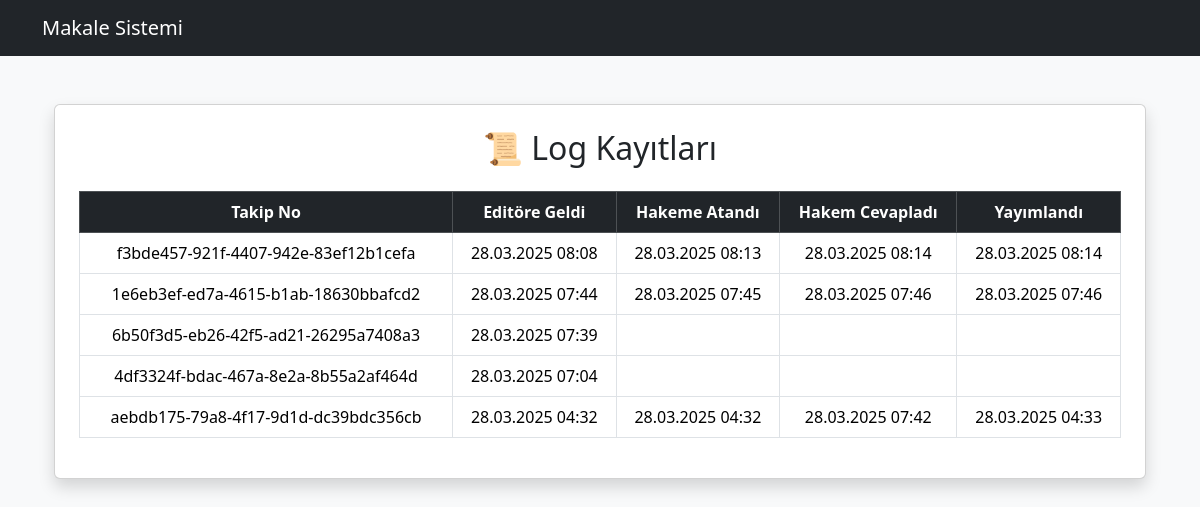
Page /log-kayitlari/ on the earlier database version.
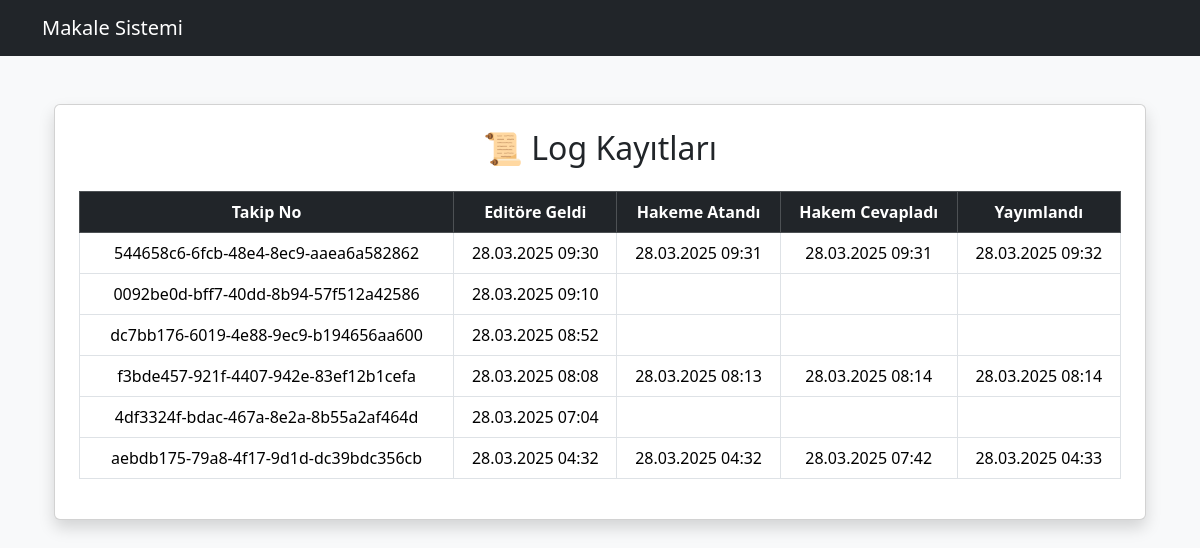
Same page on the later database version.
### makale/models.py (models this page shows, shortened)
class Makale(models.Model):
    takip_numarasi = models.UUIDField(default=uuid.uuid4, editable=False, unique=True)
    eposta = models.EmailField()
    dosya = models.FileField(upload_to='makaleler/')
    yuklenme_tarihi = models.DateTimeField(auto_now_add=True)
    revize_dosya = models.FileField(upload_to='revizeler/', null=True, blank=True)
    revize_hakeme_atildi = models.BooleanField(default=False)
    durum = models.CharField(max_length=50, default="Yüklendi")  # Örn: Yüklendi, İnceleniyor, Kabul, Reddedildi
    anonim_dosya = models.FileField(upload_to='anonim/', null=True, blank=True)
    mesaj = models.TextField(null=True, blank=True)
    mesaj_gonderen = models.CharField(max_length=20, null=True, blank=True)
    keywords = models.CharField(max_length=500, blank=True, null=True)
    yorumlu_pdf = models.FileField(upload_to='yorumlu/', blank=True, null=True)
    final_pdf = models.FileField(upload_to='final/', blank=True, null=True)
    atandigi_hakem = models.CharField(max_length=10, choices=HAKEMLER, null=True, blank=True)
    log_editore_gelis = models.DateTimeField(null=True, blank=True)
    log_hakeme_atis = models.DateTimeField(null=True, blank=True)
    log_hakem_cevap = models.DateTimeField(null=True, blank=True)
    log_yayim = models.DateTimeField(null=True, blank=True)
    sha256_hash = models.CharField(max_length=64, blank=True, null=True)
    pdf_hash = models.CharField(max_length=64, blank=True, null=True)
    yorumlu_pdf_hash = models.CharField(max_length=64, blank=True, null=True)
    final_pdf_hash = models.CharField(max_length=64, blank=True, null=True)
    alan = models.CharField(max_length=100, blank=True, null=True)

### makale/views.py (the view)
# urls.py: path('log-kayitlari/', views.log_kayitlari, name='log_kayitlari'),
def log_kayitlari(request):
    makaleler = Makale.objects.all().order_by('-yuklenme_tarihi')
    return render(request, 'makale/log_kayitlari.html', {'makaleler': makaleler})

### makale/templates/makale/log_kayitlari.html (shortened to what this page needs)
{% extends "makale/base.html" %}
{% block content %}
<div class="container mt-5">
    <div class="card shadow p-4">
        <h2 class="text-center mb-4">📜 Log Kayıtları</h2>
        <table class="table table-bordered table-hover text-center">
            <thead class="table-dark">
                <tr>
                    <th>Takip No</th>
                    <th>Editöre Geldi</th>
                    <th>Hakeme Atandı</th>
                    <th>Hakem Cevapladı</th>
                    <th>Yayımlandı</th>
                </tr>
            </thead>
            <tbody>
                {% for makale in makaleler %}
                <tr>
                    <td class="text-break">{{ makale.takip_numarasi }}</td>
                    <td>{{ makale.log_editore_gelis|date:"d.m.Y H:i" }}</td>
                    <td>{{ makale.log_hakeme_atis|date:"d.m.Y H:i" }}</td>
                    <td>{{ makale.log_hakem_cevap|date:"d.m.Y H:i" }}</td>
                    <td>{{ makale.log_yayim|date:"d.m.Y H:i" }}</td>
                </tr>
                {% empty %}
                <tr>
                    <td colspan="5" class="text-muted">Kayıt bulunamadı.</td>
                </tr>
                {% endfor %}
            </tbody>
        </table>
    </div>
</div>
{% endblock %}

### makale/templates/makale/base.html (shortened to what this page needs)
<!DOCTYPE html>
<html lang="tr">
<head>
    <link href="https://cdn.jsdelivr.net/npm/bootstrap@5.3.2/dist/css/bootstrap.min.css" rel="stylesheet">
</head>
<body class="bg-light">
    <nav class="navbar navbar-expand-lg navbar-dark bg-dark mb-4">
        <div class="container">
            <a class="navbar-brand" href="#">Makale Sistemi</a>
        </div>
    </nav>
    <div class="container">
        {% block content %}{% endblock %}
    </div>
</body>
</html>

Differences in the rows shown:
removed Makale: takip_numarasi "1e6eb3ef-ed7a-4615-b1ab-18630bbafcd2", log_editore_gelis "28.03.2025 07:44", log_hakeme_atis "28.03.2025 07:45", log_hakem_cevap "28.03.2025 07:46", log_yayim "28.03.2025 07:46"
removed Makale: takip_numarasi "6b50f3d5-eb26-42f5-ad21-26295a7408a3", log_editore_gelis "28.03.2025 07:39"
added Makale: takip_numarasi "544658c6-6fcb-48e4-8ec9-aaea6a582862", log_editore_gelis "28.03.2025 09:30", log_hakeme_atis "28.03.2025 09:31", log_hakem_cevap "28.03.2025 09:31", log_yayim "28.03.2025 09:32"
added Makale: takip_numarasi "0092be0d-bff7-40dd-8b94-57f512a42586", log_editore_gelis "28.03.2025 09:10"
added Makale: takip_numarasi "dc7bb176-6019-4e88-9ec9-b194656aa600", log_editore_gelis "28.03.2025 08:52"
